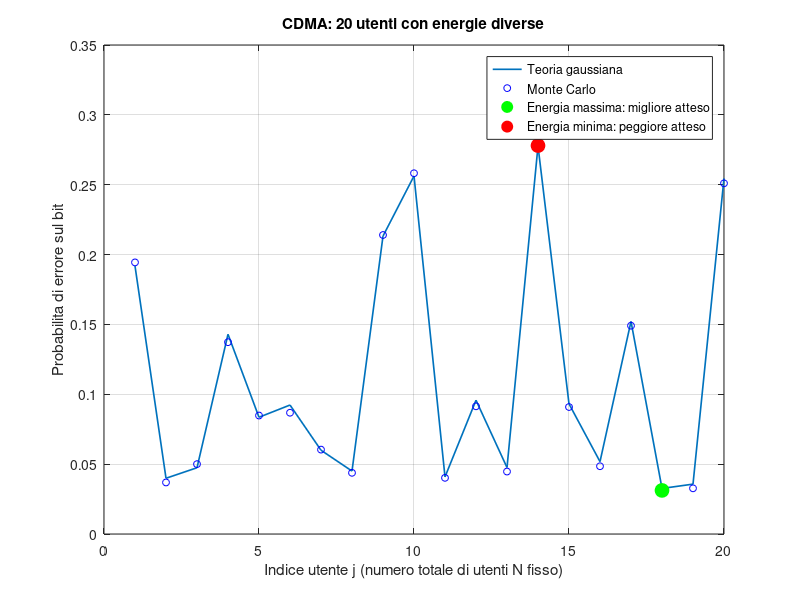

Recreate this plot in MATLAB.
% CDMA_energie.m
% Confronto tra utenti CDMA con energie ricevute diverse.
% Script autonomo: non richiede CDMAsim.m o altre funzioni.

clear all; close all; clc;
%close all;
rng(1); % Stessi numeri casuali a ogni esecuzione: confronto ripetibile.

%% 1. PARAMETRI
% Puoi impostarli nella Command Window prima di eseguire lo script.
if ~exist('N','var'), N = 20; end
if ~exist('Tb','var'), Tb = 64000; end
if ~exist('Tc','var'), Tc = 1000; end
if ~exist('MC','var'), MC = 10000; end
if ~exist('EbN0dB','var'), EbN0dB = 3; end

Lc = Tb/Tc; % Numero di chip per bit: con questi valori e' 64.
assert(N >= 2 && N == floor(N), 'N deve essere un intero >= 2.');
assert(Tc > 0 && Lc >= 1 && Lc == floor(Lc), ...
    'Tb/Tc deve essere un intero positivo.');
assert(MC >= 1 && MC == floor(MC), 'MC deve essere un intero positivo.');

%% 2. ENERGIE CASUALI E RUMORE
% Nel vecchio codice tutti avevano energia Tb (ampiezza unitaria).
% Qui ogni energia e' uniforme tra 0.2*Tb e 2*Tb.
% Si estrae UNA VOLTA: resta fissa per tutti i bit simulati.
E = Tb*(0.2 + 1.8*rand(N,1));

% EbN0dB si riferisce all'energia di riferimento Tb, non a ogni E(j).
% N0 e' uguale per tutti: gli utenti deboli hanno un E(j)/N0 minore.
N0 = Tb/10^(EbN0dB/10); % Per spegnere AWGN usa EbN0dB = Inf.

[~, migliore] = max(E); % Energia massima: migliore BER attesa.
[~, peggiore] = min(E); % Energia minima: peggiore BER attesa.

pMC = zeros(N,1);
pTeoria = zeros(N,1);

%% 3. SIMULAZIONE DELL'USCITA AL CORRELATORE
% Un esperimento Monte Carlo separato per ciascun ricevitore j.
for j = 1:N
    altri = [1:j-1, j+1:N]; % Tutti gli utenti tranne quello osservato.
    errori = 0;

    for prova = 1:MC
        % Un simbolo BPSK per utente e Lc chip casuali per simbolo.
        s = 2*(rand(N,1) < 0.5) - 1;
        C = 2*(rand(N,Lc) < 0.5) - 1;

        utile = s(j)*sqrt(E(j));

        % Ogni interferente pesa con la radice della propria energia.
        pesi = s(altri).*sqrt(E(altri));
        a = pesi.' * C(altri,:); % Somma dei chip pesati degli altri.
        I = (C(j,:) * a.')/Lc;   % Interferenza dopo la correlazione.

        w = sqrt(N0/2)*randn;   % AWGN all'uscita del correlatore.
        y = utile + I + w;
        stimato = 2*(y >= 0) - 1;
        errori = errori + (stimato ~= s(j));
    end

    pMC(j) = errori/MC;

    % Formula degli appunti: var(I) = somma energie interferenti / Lc.
    % La BER teorica usa l'approssimazione gaussiana dell'interferenza.
    varianza = sum(E(altri))/Lc + N0/2;
    pTeoria(j) = 0.5*erfc(sqrt(E(j)/varianza)/sqrt(2));

    fprintf('Utente %2d: E/Tb = %.3f, BER MC = %.5f, teoria = %.5f\n', ...
        j, E(j)/Tb, pMC(j), pTeoria(j));
end

%% 4. GRAFICO: TUTTI GLI UTENTI, MIGLIORE E PEGGIORE EVIDENZIATI
figure;
plot(1:N, pTeoria, '-', 'LineWidth', 1.2);
hold on;
plot(1:N, pMC, 'bo', 'MarkerSize', 5);
plot(migliore, pMC(migliore), 'go', ...
    'MarkerFaceColor', 'g', 'MarkerSize', 10);
plot(peggiore, pMC(peggiore), 'ro', ...
    'MarkerFaceColor', 'r', 'MarkerSize', 10);
grid on;
xlabel('Indice utente j (numero totale di utenti N fisso)');
ylabel('Probabilita di errore sul bit');
title(sprintf('CDMA: %d utenti con energie diverse', N));
legend('Teoria gaussiana', 'Monte Carlo', ...
    'Energia massima: migliore atteso', ...
    'Energia minima: peggiore atteso', 'Location', 'best');
hold off;

fprintf('\nMigliore atteso: utente %d, E/Tb = %.3f\n', migliore, E(migliore)/Tb);
fprintf('Peggiore atteso: utente %d, E/Tb = %.3f\n', peggiore, E(peggiore)/Tb);
% Un punto MC a zero significa zero errori osservati, non BER vera nulla.
